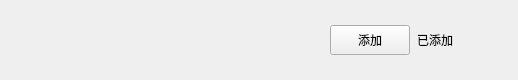
<?xml version="1.0" encoding="UTF-8"?>
<ui version="4.0">
 <class>ApplyFriendItem</class>
 <widget class="QWidget" name="ApplyFriendItem">
  <property name="geometry">
   <rect>
    <x>0</x>
    <y>0</y>
    <width>518</width>
    <height>80</height>
   </rect>
  </property>
  <property name="maximumSize">
   <size>
    <width>16777215</width>
    <height>80</height>
   </size>
  </property>
  <property name="windowTitle">
   <string>Form</string>
  </property>
  <layout class="QHBoxLayout" name="horizontalLayout">
   <property name="spacing">
    <number>6</number>
   </property>
   <property name="leftMargin">
    <number>9</number>
   </property>
   <property name="topMargin">
    <number>0</number>
   </property>
   <property name="rightMargin">
    <number>0</number>
   </property>
   <property name="bottomMargin">
    <number>0</number>
   </property>
   <item>
    <spacer name="horizontalSpacer">
     <property name="orientation">
      <enum>Qt::Horizontal</enum>
     </property>
     <property name="sizeType">
      <enum>QSizePolicy::Fixed</enum>
     </property>
     <property name="sizeHint" stdset="0">
      <size>
       <width>50</width>
       <height>20</height>
      </size>
     </property>
    </spacer>
   </item>
   <item>
    <widget class="QLabel" name="icon_lb">
     <property name="minimumSize">
      <size>
       <width>45</width>
       <height>45</height>
      </size>
     </property>
     <property name="maximumSize">
      <size>
       <width>45</width>
       <height>45</height>
      </size>
     </property>
     <property name="text">
      <string/>
     </property>
    </widget>
   </item>
   <item>
    <widget class="QWidget" name="widget" native="true">
     <layout class="QHBoxLayout" name="horizontalLayout_2">
      <property name="spacing">
       <number>7</number>
      </property>
      <property name="leftMargin">
       <number>11</number>
      </property>
      <property name="topMargin">
       <number>2</number>
      </property>
      <property name="rightMargin">
       <number>11</number>
      </property>
      <property name="bottomMargin">
       <number>2</number>
      </property>
      <item>
       <widget class="QWidget" name="widget_2" native="true">
        <layout class="QVBoxLayout" name="verticalLayout">
         <property name="spacing">
          <number>10</number>
         </property>
         <property name="leftMargin">
          <number>11</number>
         </property>
         <property name="topMargin">
          <number>2</number>
         </property>
         <property name="rightMargin">
          <number>11</number>
         </property>
         <property name="bottomMargin">
          <number>2</number>
         </property>
         <item>
          <widget class="QLabel" name="user_name_lb">
           <property name="minimumSize">
            <size>
             <width>100</width>
             <height>30</height>
            </size>
           </property>
           <property name="maximumSize">
            <size>
             <width>200</width>
             <height>30</height>
            </size>
           </property>
           <property name="text">
            <string/>
           </property>
          </widget>
         </item>
         <item>
          <widget class="QLabel" name="user_chat_lb">
           <property name="minimumSize">
            <size>
             <width>100</width>
             <height>30</height>
            </size>
           </property>
           <property name="maximumSize">
            <size>
             <width>200</width>
             <height>30</height>
            </size>
           </property>
           <property name="text">
            <string/>
           </property>
          </widget>
         </item>
        </layout>
       </widget>
      </item>
      <item>
       <spacer name="horizontalSpacer_3">
        <property name="orientation">
         <enum>Qt::Horizontal</enum>
        </property>
        <property name="sizeHint" stdset="0">
         <size>
          <width>40</width>
          <height>20</height>
         </size>
        </property>
       </spacer>
      </item>
      <item>
       <widget class="ClickedBtn" name="addBtn">
        <property name="minimumSize">
         <size>
          <width>80</width>
          <height>30</height>
         </size>
        </property>
        <property name="maximumSize">
         <size>
          <width>80</width>
          <height>30</height>
         </size>
        </property>
        <property name="text">
         <string>添加</string>
        </property>
       </widget>
      </item>
      <item>
       <widget class="QLabel" name="already_add_lb">
        <property name="minimumSize">
         <size>
          <width>40</width>
          <height>0</height>
         </size>
        </property>
        <property name="maximumSize">
         <size>
          <width>16777215</width>
          <height>16777215</height>
         </size>
        </property>
        <property name="text">
         <string>已添加</string>
        </property>
       </widget>
      </item>
      <item>
       <spacer name="horizontalSpacer_2">
        <property name="orientation">
         <enum>Qt::Horizontal</enum>
        </property>
        <property name="sizeType">
         <enum>QSizePolicy::Fixed</enum>
        </property>
        <property name="sizeHint" stdset="0">
         <size>
          <width>50</width>
          <height>20</height>
         </size>
        </property>
       </spacer>
      </item>
     </layout>
    </widget>
   </item>
  </layout>
 </widget>
 <customwidgets>
  <customwidget>
   <class>ClickedBtn</class>
   <extends>QPushButton</extends>
   <header location="global">clickedbtn.h</header>
  </customwidget>
 </customwidgets>
 <resources/>
 <connections/>
</ui>
